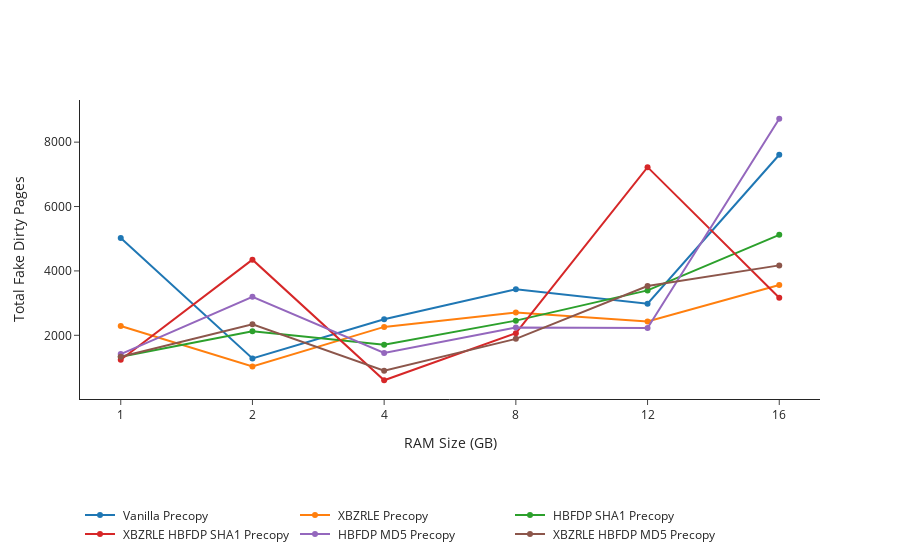

Notebook source saved alongside this figure:
### Code cell
# fd_plot(workload = "Sysbench")

### Figure 1 — Plotly figure (JSON) as saved in the notebook; plotly's stock layout.template omitted (floating-point values rounded to 4 significant figures)
{"data": [{"mode": "lines+markers", "name": " Vanilla Precopy", "x": ["1", "2", "4", "8", "12", "16"], "y": [5021.0, 1282.0, 2497.0, 3429.0, 2984.0, 7608.0], "type": "scatter"}, {"mode": "lines+markers", "name": " XBZRLE Precopy", "x": ["1", "2", "4", "8", "12", "16"], "y": [2291.0, 1031.0, 2261.0, 2711.0, 2429.0, 3565.0], "type": "scatter"}, {"mode": "lines+markers", "name": " HBFDP SHA1 Precopy", "x": ["1", "2", "4", "8", "12", "16"], "y": [1337.0, 2127.0, 1708.0, 2456.0, 3394.0, 5121.0], "type": "scatter"}, {"mode": "lines+markers", "name": " XBZRLE HBFDP SHA1 Precopy", "x": ["1", "2", "4", "8", "12", "16"], "y": [1240.0, 4350.0, 602.0, 2066.0, 7224.0, 3166.0], "type": "scatter"}, {"mode": "lines+markers", "name": " HBFDP MD5 Precopy", "x": ["1", "2", "4", "8", "12", "16"], "y": [1415.0, 3196.0, 1450.0, 2243.0, 2227.0, 8728.0], "type": "scatter"}, {"mode": "lines+markers", "name": " XBZRLE HBFDP MD5 Precopy", "x": ["1", "2", "4", "8", "12", "16"], "y": [1333.0, 2345.0, 896.8, 1889.0, 3529.0, 4172.0], "type": "scatter"}], "layout": {"xaxis": {"title": {"text": "RAM Size (GB)"}}, "yaxis": {"title": {"text": "Total Fake Dirty Pages"}}, "legend": {"orientation": "h", "yanchor": "bottom", "y": -0.5}}}
